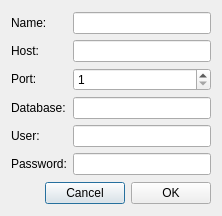
<?xml version="1.0" encoding="UTF-8"?>
<ui version="4.0">
 <class>EditDatabaseDialog</class>
 <widget class="QDialog" name="EditDatabaseDialog">
  <property name="geometry">
   <rect>
    <x>0</x>
    <y>0</y>
    <width>222</width>
    <height>216</height>
   </rect>
  </property>
  <property name="windowTitle">
   <string>Dialog</string>
  </property>
  <layout class="QVBoxLayout" name="verticalLayout_3">
   <item>
    <layout class="QHBoxLayout" name="horizontalLayout_2">
     <item>
      <layout class="QVBoxLayout" name="verticalLayout_2">
       <item>
        <widget class="QLabel" name="labelName">
         <property name="text">
          <string>Name:</string>
         </property>
        </widget>
       </item>
       <item>
        <widget class="QLabel" name="labelHost">
         <property name="text">
          <string>Host:</string>
         </property>
        </widget>
       </item>
       <item>
        <widget class="QLabel" name="labelPort">
         <property name="text">
          <string>Port:</string>
         </property>
        </widget>
       </item>
       <item>
        <widget class="QLabel" name="labelDatabase">
         <property name="text">
          <string>Database:</string>
         </property>
        </widget>
       </item>
       <item>
        <widget class="QLabel" name="labelUser">
         <property name="text">
          <string>User:</string>
         </property>
        </widget>
       </item>
       <item>
        <widget class="QLabel" name="labelPassword">
         <property name="text">
          <string>Password:</string>
         </property>
        </widget>
       </item>
      </layout>
     </item>
     <item>
      <layout class="QVBoxLayout" name="verticalLayout">
       <item>
        <widget class="QLineEdit" name="editName"/>
       </item>
       <item>
        <widget class="QLineEdit" name="editHost"/>
       </item>
       <item>
        <widget class="QSpinBox" name="spinPort">
         <property name="minimum">
          <number>1</number>
         </property>
         <property name="maximum">
          <number>999999</number>
         </property>
         <property name="singleStep">
          <number>1</number>
         </property>
         <property name="value">
          <number>1</number>
         </property>
        </widget>
       </item>
       <item>
        <widget class="QLineEdit" name="editDatabase"/>
       </item>
       <item>
        <widget class="QLineEdit" name="editUser"/>
       </item>
       <item>
        <widget class="QLineEdit" name="editPassword"/>
       </item>
      </layout>
     </item>
    </layout>
   </item>
   <item>
    <layout class="QHBoxLayout" name="horizontalLayout">
     <item>
      <spacer name="horizontalSpacer">
       <property name="orientation">
        <enum>Qt::Orientation::Horizontal</enum>
       </property>
       <property name="sizeHint" stdset="0">
        <size>
         <width>40</width>
         <height>20</height>
        </size>
       </property>
      </spacer>
     </item>
     <item>
      <widget class="QPushButton" name="btnCancel">
       <property name="text">
        <string>Cancel</string>
       </property>
      </widget>
     </item>
     <item>
      <widget class="QPushButton" name="btnOK">
       <property name="text">
        <string>OK</string>
       </property>
      </widget>
     </item>
    </layout>
   </item>
  </layout>
 </widget>
 <resources/>
 <connections/>
</ui>
